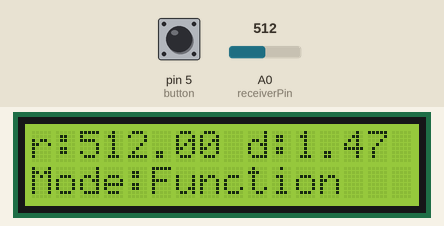
Simulated run of this sketch. Board: Arduino Uno, built with avr-gcc and run on an emulated ATmega328P. Shown: 16×2 character LCD. Inputs (shaded band) come from the test bench; at power-on: pin 5 (button) LOW, A0 (receiverPin) = 512.

Above: at 1.2 s.
1.3 s: pin 5 (button) pulled HIGH for 3.2 s
At 6.2 s:
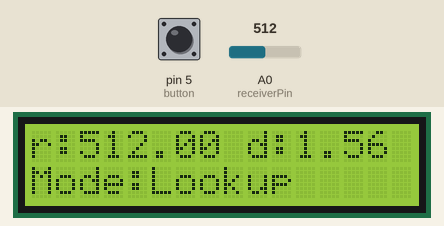
6.6 s: A0 (receiverPin) set to 716
At 8.2 s:
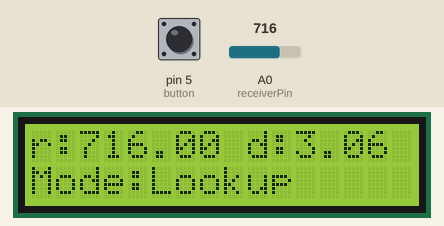
8.6 s: pin 5 (button) pulled HIGH for 1.25 s
At 11.3 s:
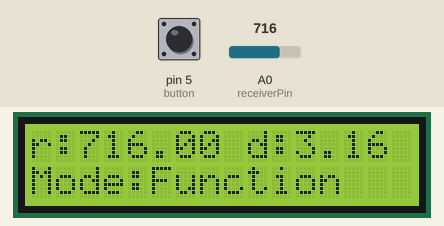
11.6 s: A0 (receiverPin) set to 900
At 13.3 s:
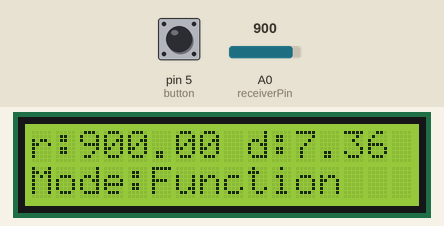
13.6 s: A0 (receiverPin) set to 1023
At 14.5 s:
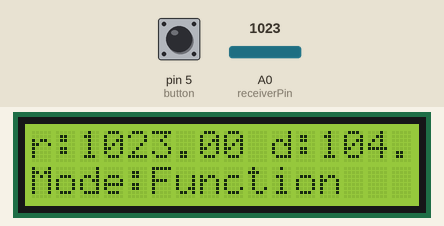
Timing chart, 0 to 16.6 s (numbered marks = the images above; inputs shaded):
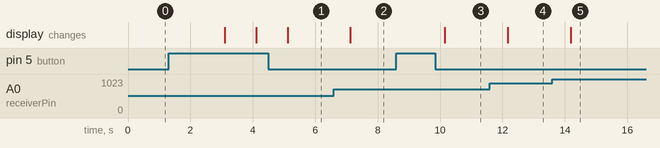

Measured:
- after the input at 1.3 s, the display: changes after 1.8 s (image 1)
- after the input at 6.6 s, the display: changes after 0.53 s (image 2)
- after the input at 8.6 s, the display: changes after 1.5 s (image 3)
- after the input at 11.6 s, the display: changes after 0.57 s (image 4)
- after the input at 13.6 s, the display: changes after 0.58 s (image 5)

The sketch:

dist.ino
```cpp
#include <LiquidCrystal.h>

const int receiverPin = A0; // Receives signal from IR detector
const int button = 5; // Pin for button
float rawValue = 0; // Raw analog detector value
float distance = 0; // Converted distance
float offset = 0; // For zeroing the scale, currently unused

const float A = -4.66663023063287 * pow(10, -16);
const float B = 2.20249645504622 * pow(10, -12);
const float C = -4.06168964971507 * pow(10, -9);
const float D = 3.79627885142441 * pow(10, -6);
const float E = -1.91090878085022 * pow(10, -3);
const float F = 4.97037299705855 * pow(10, -1);
const float G = -5.26622297475161 * pow(10, 1);

String mode = "Function";

// CALIBRATION LOOKUP TABLE
float calibTable[2][25] = {
  {179.2307692, 311.6923077, 406.9230769, 502.1538462, 587.6153846,
   653.7692308, 710.1538462, 757.3846154, 793.5384615, 821.2307692,
   843.9230769, 862.6153846, 876.0769231, 887.6153846, 896.3846154,
   903.9230769, 910.9230769, 915.7692308, 920.3076923, 923,
   926.1538462, 928.4615385, 930.3076923, 932.4615385, 933.8461538},
  {0, 0.5, 1, 1.5, 2,
   2.5, 3, 3.5, 4, 4.5,
   5, 5.5, 6, 6.5, 7,
   7.5, 8, 8.5, 9, 9.5,
   10, 10.5, 11, 11.5, 12}
};

LiquidCrystal lcd(6, 7, 8, 9, 10, 11);

void setup() {
  Serial.begin(9600);
  pinMode(receiverPin, INPUT);
  pinMode(button, INPUT);
  lcd.begin(16, 2);
}

void loop() {
  rawValue = analogRead(receiverPin);
  if (mode == "Function") {
    distance = pow(EULER, A * pow(rawValue, 6) + B * pow(rawValue, 5)
             + C * pow(rawValue, 4) + D * pow(rawValue, 3)
             + E * pow(rawValue, 2) + F * rawValue + G);
  } else if (mode == "Lookup") {
    distance = lookUp(rawValue, calibTable);
  }

  lcd.clear();
  lcd.setCursor(0,0);
  lcd.print("r:");
  lcd.print(rawValue);
  lcd.print(" d:");
  lcd.print(distance);
  lcd.setCursor(0, 1);
  lcd.print("Mode:" + mode);
  if (digitalRead(button)) {
    if (mode == "Function") {
      mode = "Lookup";
    } else if (mode == "Lookup") {
      mode = "Function";
    }
  }
  delay(1000);
}

float lookUp(float val, float lookupTable[][25]){
  int index = 0;
  float result;
  if (val <= lookupTable[0][0]) {
    result = 0.00;
  } else if (val >= lookupTable[0][24]) {
    result = (lookupTable[1][24] - lookupTable[1][23])
           / (lookupTable[0][24] - lookupTable[0][23])
           * (val - lookupTable[0][24])
           + lookupTable[1][24];
  } else {
    while (val > lookupTable[0][index + 1]) {
      index++;
    }
    result = (val - lookupTable[0][index]) / (lookupTable[0][index+1]
           - lookupTable[0][index]) * (lookupTable[1][index+1]
           - lookupTable[1][index]) + lookupTable[1][index];
  }

  return result;
}
```
